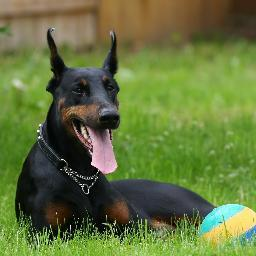
#> input picture doby.jpg, 256 x 256 px, found by its file name
$ python Untitled-1.py
#> lines starting #> are read from the running program, lines starting #| are printed output that depends on the picture
import cv2
import numpy
img = cv2.imread('D:\doby.jpg',cv2.IMREAD_COLOR)
#> img is the input picture: shape (256, 256, 3); mean B, G, R 60.9, 116.4, 100
img_gray = cv2.imread('D:\doby.jpg',cv2.IMREAD_GRAYSCALE)
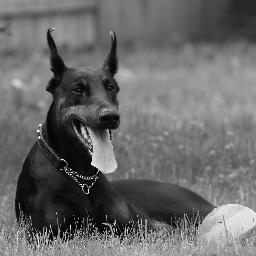
#> img_gray: shape (256, 256); min 0, max 255, mean 105.1
cv2.imshow('rgb', img)
cv2.imshow('gray', img_gray)
cv2.imwrite('D:\doby_gray.jpg', img_gray)
img_gray2 = numpy.copy(img_gray)
for p in range (len(img_gray2)):
    img_gray2[p] = 255-img_gray2[p]
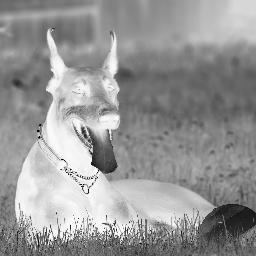
#> img_gray2: shape (256, 256); min 0, max 255, mean 149.9
cv2.imshow('invert-gray', img_gray2)
cv2.imwrite('D:\doby_gray2.jpg', img_gray2)
img2 = numpy.copy(img)
for p in range (len(img2)):
    for z in range(1,3):
        img2[p][z] = img2[p][z]
cv2.imshow('invert-rgb', img2)
cv2.imwrite('D:\doby_2.jpg', img2)
cv2.waitKey(-1)
cv2.destroyAllWindows()

$ run again, with Artem'sflag.jpg copied over doby.jpg
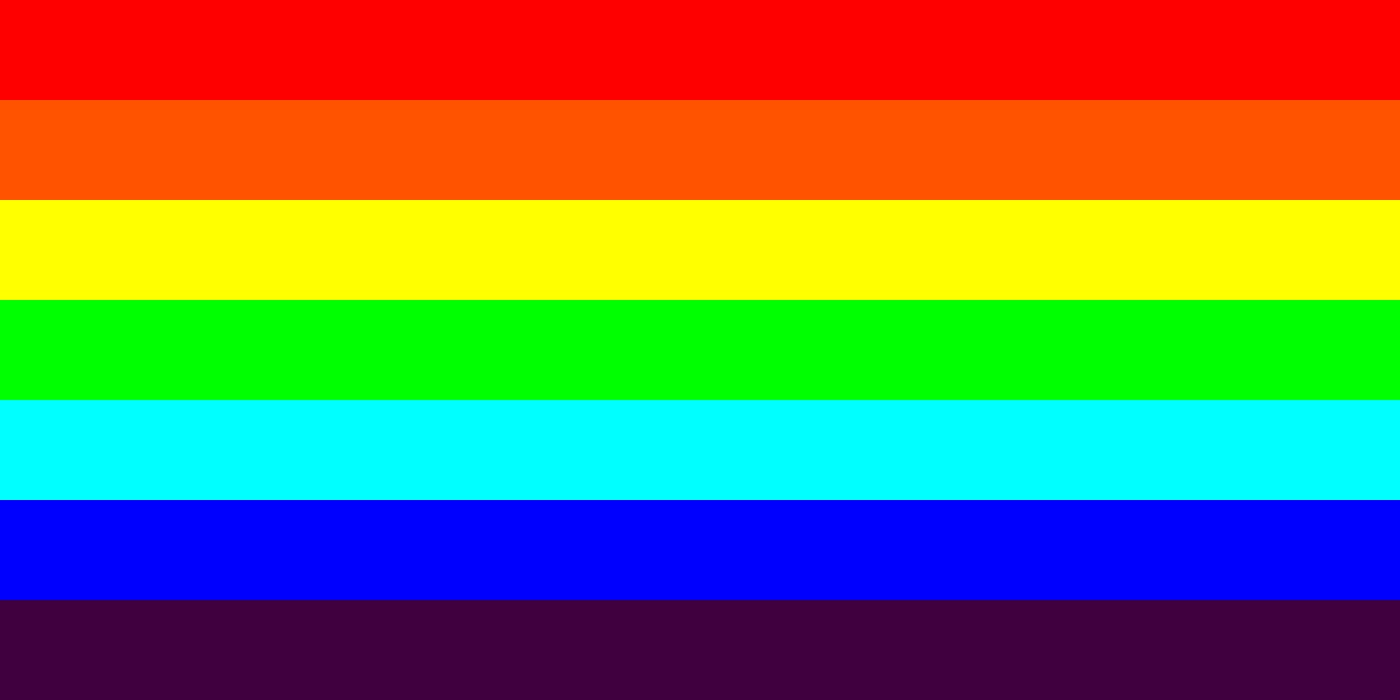
#> input picture Artem'sflag.jpg, 1400 x 700 px, found by its file name
#> img is the input picture: shape (700, 1400, 3); mean B, G, R 81.9, 121.1, 118.3
#> `img_gray = cv2.imread('D:\doby.jpg',cv2.IMREAD_GRAYSCALE)`:
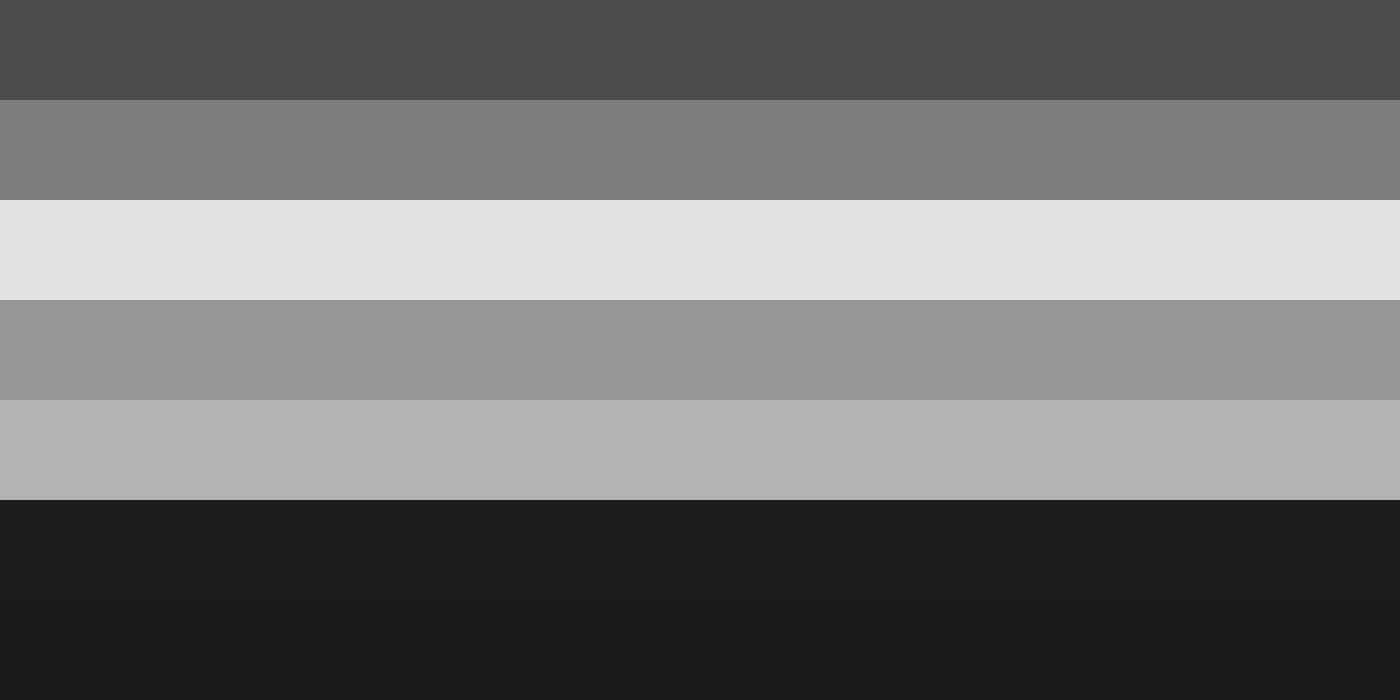
#> img_gray: shape (700, 1400); min 26, max 226, mean 115.9
#> after the loop `for p in range (len(img_gray2)):`:
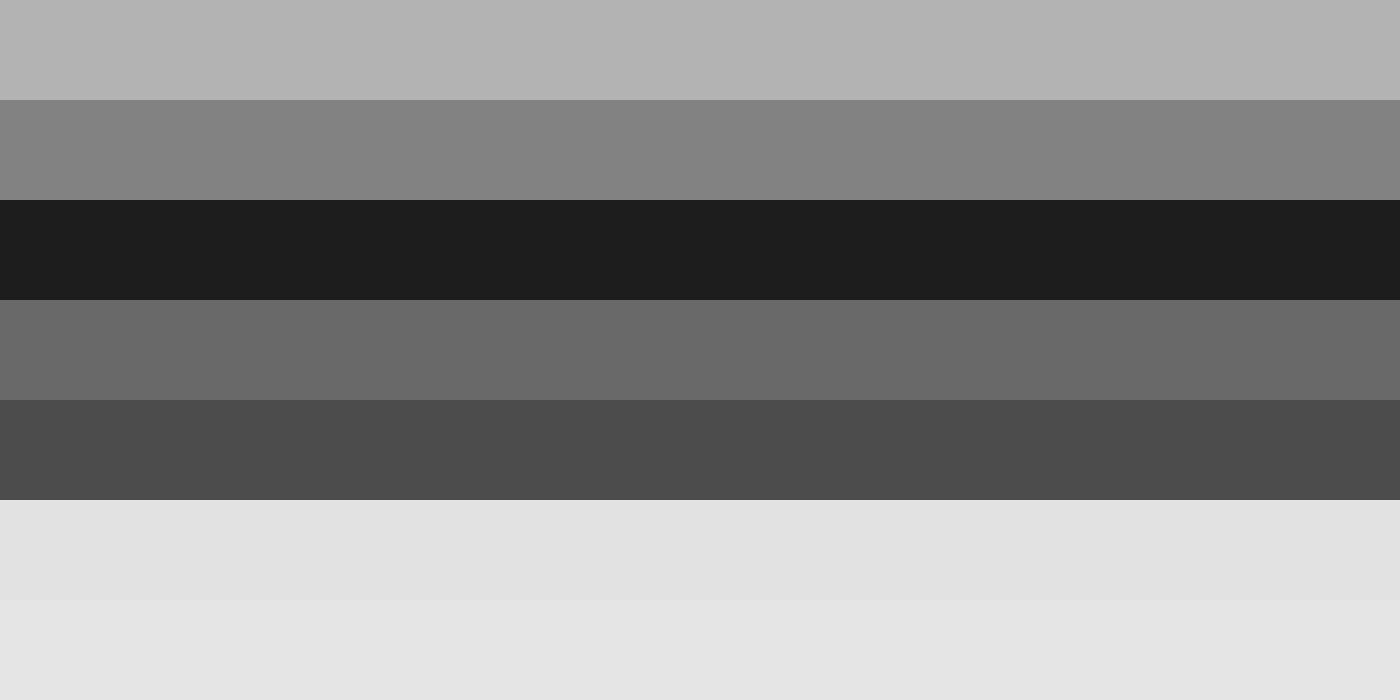
#> img_gray2: shape (700, 1400); min 29, max 229, mean 139.1
